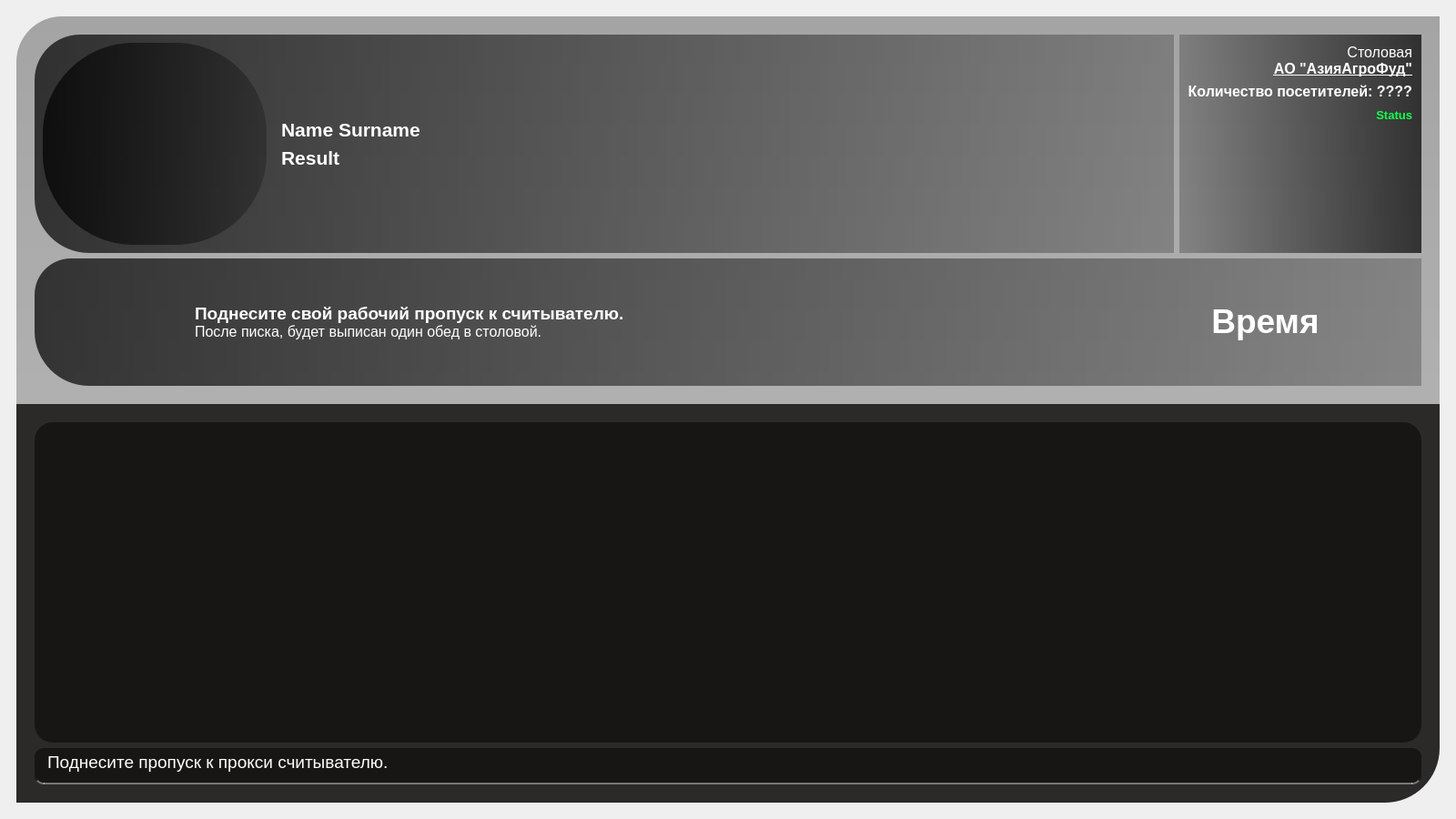
<?xml version="1.0" encoding="UTF-8"?>
<ui version="4.0">
 <class>MainWindow</class>
 <widget class="QMainWindow" name="MainWindow">
  <property name="geometry">
   <rect>
    <x>0</x>
    <y>0</y>
    <width>1600</width>
    <height>900</height>
   </rect>
  </property>
  <property name="windowTitle">
   <string>Counter Cards</string>
  </property>
  <widget class="QWidget" name="MainApps">
   <layout class="QVBoxLayout" name="MainWindow_2">
    <item>
     <widget class="QWidget" name="Main" native="true">
      <layout class="QVBoxLayout" name="Main_2">
       <property name="spacing">
        <number>0</number>
       </property>
       <item>
        <widget class="QWidget" name="Header" native="true">
         <property name="styleSheet">
          <string notr="true">border-image: url(:/background_header/background_forest.jpg) 0 0 0 0 stretch stretch;
background-color: qlineargradient(spread:pad, x1:0, y1:0, x2:0, y2:1, stop:0 rgba(0,0,0,80), stop:1 rgba(40,40,40,80));
border-top-left-radius:50px;</string>
         </property>
         <layout class="QGridLayout" name="gridLayout">
          <property name="leftMargin">
           <number>20</number>
          </property>
          <property name="topMargin">
           <number>20</number>
          </property>
          <property name="rightMargin">
           <number>20</number>
          </property>
          <property name="bottomMargin">
           <number>20</number>
          </property>
          <item row="0" column="0">
           <widget class="QWidget" name="Layout_Profile" native="true">
            <property name="styleSheet">
             <string notr="true">background: None;
background-color: qlineargradient(spread:pad, x1:0, y1:0, x2:1, y2:0, stop:0 rgba(0, 0, 0, 180), stop:1 rgba(0, 0, 0, 60));
border-bottom-left-radius: 60px;
border-image: None;</string>
            </property>
            <layout class="QHBoxLayout" name="Layout_Profile_2" stretch="5,20">
             <item>
              <widget class="QLabel" name="Img_Profile">
               <property name="layoutDirection">
                <enum>Qt::LeftToRight</enum>
               </property>
               <property name="autoFillBackground">
                <bool>false</bool>
               </property>
               <property name="styleSheet">
                <string notr="true">border-image: url(:/none_avatar/avatar_none.jpg);
border-radius: 100px;</string>
               </property>
               <property name="text">
                <string/>
               </property>
              </widget>
             </item>
             <item>
              <layout class="QVBoxLayout" name="Layout_Name">
               <property name="leftMargin">
                <number>10</number>
               </property>
               <property name="topMargin">
                <number>10</number>
               </property>
               <property name="rightMargin">
                <number>10</number>
               </property>
               <property name="bottomMargin">
                <number>10</number>
               </property>
               <item>
                <spacer name="verticalSpacer">
                 <property name="orientation">
                  <enum>Qt::Vertical</enum>
                 </property>
                 <property name="sizeHint" stdset="0">
                  <size>
                   <width>20</width>
                   <height>40</height>
                  </size>
                 </property>
                </spacer>
               </item>
               <item>
                <widget class="QLabel" name="l_Name">
                 <property name="styleSheet">
                  <string notr="true">Background: None;</string>
                 </property>
                 <property name="text">
                  <string>&lt;html&gt;&lt;head/&gt;&lt;body&gt;&lt;p&gt;&lt;span style=&quot; font-size:16pt; font-weight:600; color:#ffffff;&quot;&gt;Name Surname&lt;/span&gt;&lt;/p&gt;&lt;/body&gt;&lt;/html&gt;</string>
                 </property>
                </widget>
               </item>
               <item>
                <widget class="QLabel" name="l_Result">
                 <property name="styleSheet">
                  <string notr="true">Background: None;</string>
                 </property>
                 <property name="text">
                  <string>&lt;html&gt;&lt;head/&gt;&lt;body&gt;&lt;p&gt;&lt;span style=&quot; font-size:16pt; font-weight:600; color:#ffffff;&quot;&gt;Result&lt;/span&gt;&lt;/p&gt;&lt;/body&gt;&lt;/html&gt;</string>
                 </property>
                </widget>
               </item>
               <item>
                <spacer name="verticalSpacer_2">
                 <property name="orientation">
                  <enum>Qt::Vertical</enum>
                 </property>
                 <property name="sizeHint" stdset="0">
                  <size>
                   <width>20</width>
                   <height>40</height>
                  </size>
                 </property>
                </spacer>
               </item>
              </layout>
             </item>
            </layout>
           </widget>
          </item>
          <item row="0" column="1">
           <widget class="QWidget" name="Layout_CounterUser" native="true">
            <property name="styleSheet">
             <string notr="true">background: None;
background-color: qlineargradient(spread:pad, x1:0, y1:0, x2:1, y2:0, stop:0 rgba(0, 0, 0, 60), stop:1 rgba(0, 0, 0, 180));
border-radius: 0;
border-image: None;</string>
            </property>
            <layout class="QGridLayout" name="Layout_CounterUser_2">
             <property name="topMargin">
              <number>10</number>
             </property>
             <property name="rightMargin">
              <number>10</number>
             </property>
             <item row="0" column="0">
              <widget class="QLabel" name="l_Title">
               <property name="sizePolicy">
                <sizepolicy hsizetype="Preferred" vsizetype="Preferred">
                 <horstretch>0</horstretch>
                 <verstretch>0</verstretch>
                </sizepolicy>
               </property>
               <property name="minimumSize">
                <size>
                 <width>20</width>
                 <height>20</height>
                </size>
               </property>
               <property name="styleSheet">
                <string notr="true">Background: none</string>
               </property>
               <property name="text">
                <string>&lt;html&gt;&lt;head/&gt;&lt;body&gt;&lt;p align=&quot;right&quot;&gt;&lt;span style=&quot; font-size:12pt; color:#ffffff;&quot;&gt;Столовая &lt;br/&gt;&lt;/span&gt;&lt;span style=&quot; font-size:12pt; font-weight:600; text-decoration: underline; color:#ffffff;&quot;&gt;АО &amp;quot;АзияАгроФуд&amp;quot;&lt;/span&gt;&lt;/p&gt;&lt;/body&gt;&lt;/html&gt;</string>
               </property>
              </widget>
             </item>
             <item row="2" column="0">
              <widget class="QLabel" name="l_CounterUsers">
               <property name="minimumSize">
                <size>
                 <width>20</width>
                 <height>20</height>
                </size>
               </property>
               <property name="styleSheet">
                <string notr="true">Background: None;</string>
               </property>
               <property name="text">
                <string>&lt;html&gt;&lt;head/&gt;&lt;body&gt;&lt;p align=&quot;right&quot;&gt;&lt;span style=&quot; font-size:12pt; font-weight:600; color:#ffffff;&quot;&gt;Количество посетителей: ????&lt;/span&gt;&lt;/p&gt;&lt;/body&gt;&lt;/html&gt;</string>
               </property>
              </widget>
             </item>
             <item row="3" column="0">
              <widget class="QLabel" name="l_Status">
               <property name="minimumSize">
                <size>
                 <width>20</width>
                 <height>20</height>
                </size>
               </property>
               <property name="styleSheet">
                <string notr="true">Background: None</string>
               </property>
               <property name="text">
                <string>&lt;html&gt;&lt;head/&gt;&lt;body&gt;&lt;p align=&quot;right&quot;&gt;&lt;span style=&quot; font-size:10pt; font-weight:600; color:#11ff4c;&quot;&gt;Status&lt;/span&gt;&lt;/p&gt;&lt;/body&gt;&lt;/html&gt;</string>
               </property>
              </widget>
             </item>
             <item row="4" column="0">
              <spacer name="verticalSpacer_3">
               <property name="orientation">
                <enum>Qt::Vertical</enum>
               </property>
               <property name="sizeHint" stdset="0">
                <size>
                 <width>20</width>
                 <height>40</height>
                </size>
               </property>
              </spacer>
             </item>
            </layout>
           </widget>
          </item>
          <item row="2" column="0" colspan="2">
           <widget class="QWidget" name="Layout_Description" native="true">
            <property name="styleSheet">
             <string notr="true">background: None;
background-color: qlineargradient(spread:pad, x1:0, y1:0, x2:1, y2:0, stop:0 rgba(0, 0, 0, 180), stop:1 rgba(0, 0, 0, 60));
border-bottom-left-radius: 60px;
border-top-left-radius: 40px;
border-image: None;</string>
            </property>
            <layout class="QGridLayout" name="Layout_Description_2">
             <property name="leftMargin">
              <number>10</number>
             </property>
             <property name="topMargin">
              <number>10</number>
             </property>
             <property name="rightMargin">
              <number>10</number>
             </property>
             <property name="bottomMargin">
              <number>10</number>
             </property>
             <item row="0" column="0">
              <widget class="QLabel" name="l_Icon_Description">
               <property name="sizePolicy">
                <sizepolicy hsizetype="Preferred" vsizetype="Preferred">
                 <horstretch>0</horstretch>
                 <verstretch>0</verstretch>
                </sizepolicy>
               </property>
               <property name="minimumSize">
                <size>
                 <width>160</width>
                 <height>120</height>
                </size>
               </property>
               <property name="styleSheet">
                <string notr="true">border-image: url(:/proxy_step/proxy step.png);
border-radius: 20px;
background: None;</string>
               </property>
               <property name="text">
                <string/>
               </property>
              </widget>
             </item>
             <item row="0" column="3">
              <widget class="QLabel" name="l_Time">
               <property name="sizePolicy">
                <sizepolicy hsizetype="Preferred" vsizetype="Preferred">
                 <horstretch>10</horstretch>
                 <verstretch>0</verstretch>
                </sizepolicy>
               </property>
               <property name="styleSheet">
                <string notr="true">background: None;</string>
               </property>
               <property name="text">
                <string>&lt;html&gt;&lt;head/&gt;&lt;body&gt;&lt;p align=&quot;center&quot;&gt;&lt;span style=&quot; font-size:28pt; font-weight:600; color:#ffffff;&quot;&gt;Время&lt;/span&gt;&lt;/p&gt;&lt;/body&gt;&lt;/html&gt;</string>
               </property>
              </widget>
             </item>
             <item row="0" column="1">
              <widget class="QLabel" name="l_Description">
               <property name="sizePolicy">
                <sizepolicy hsizetype="Preferred" vsizetype="Preferred">
                 <horstretch>30</horstretch>
                 <verstretch>0</verstretch>
                </sizepolicy>
               </property>
               <property name="styleSheet">
                <string notr="true">background: None;</string>
               </property>
               <property name="text">
                <string>&lt;html&gt;&lt;head/&gt;&lt;body&gt;&lt;p&gt;&lt;span style=&quot; font-size:14pt; font-weight:600; color:#ffffff;&quot;&gt;Поднесите свой рабочий пропуск к считывателю.&lt;/span&gt;&lt;span style=&quot; font-size:12pt; color:#ffffff;&quot;&gt;&lt;br/&gt;После писка, будет выписан один обед в столовой.&lt;/span&gt;&lt;/p&gt;&lt;/body&gt;&lt;/html&gt;</string>
               </property>
              </widget>
             </item>
             <item row="0" column="2">
              <spacer name="horizontalSpacer">
               <property name="orientation">
                <enum>Qt::Horizontal</enum>
               </property>
               <property name="sizeHint" stdset="0">
                <size>
                 <width>40</width>
                 <height>20</height>
                </size>
               </property>
              </spacer>
             </item>
            </layout>
           </widget>
          </item>
         </layout>
        </widget>
       </item>
       <item>
        <widget class="QWidget" name="Footer" native="true">
         <property name="styleSheet">
          <string notr="true">background: rgb(43,42,41);
border-bottom-right-radius: 60px;</string>
         </property>
         <layout class="QVBoxLayout" name="verticalLayout">
          <property name="leftMargin">
           <number>20</number>
          </property>
          <property name="topMargin">
           <number>20</number>
          </property>
          <property name="rightMargin">
           <number>20</number>
          </property>
          <property name="bottomMargin">
           <number>20</number>
          </property>
          <item>
           <widget class="QTableWidget" name="l_History">
            <property name="sizePolicy">
             <sizepolicy hsizetype="Expanding" vsizetype="Expanding">
              <horstretch>0</horstretch>
              <verstretch>200</verstretch>
             </sizepolicy>
            </property>
            <property name="minimumSize">
             <size>
              <width>0</width>
              <height>200</height>
             </size>
            </property>
            <property name="styleSheet">
             <string notr="true">background-color: rgb(23, 22, 21);
border-radius: 20px;</string>
            </property>
           </widget>
          </item>
          <item>
           <widget class="QTextEdit" name="l_Input_ID">
            <property name="sizePolicy">
             <sizepolicy hsizetype="Expanding" vsizetype="Expanding">
              <horstretch>0</horstretch>
              <verstretch>20</verstretch>
             </sizepolicy>
            </property>
            <property name="minimumSize">
             <size>
              <width>0</width>
              <height>40</height>
             </size>
            </property>
            <property name="styleSheet">
             <string notr="true">background-color: rgb(23, 22, 21);
border-bottom:2px solid rgba(255, 255, 255, 100);
border-radius: 10px;</string>
            </property>
            <property name="html">
             <string>&lt;!DOCTYPE HTML PUBLIC &quot;-//W3C//DTD HTML 4.0//EN&quot; &quot;http://www.w3.org/TR/REC-html40/strict.dtd&quot;&gt;
&lt;html&gt;&lt;head&gt;&lt;meta name=&quot;qrichtext&quot; content=&quot;1&quot; /&gt;&lt;style type=&quot;text/css&quot;&gt;
p, li { white-space: pre-wrap; }
&lt;/style&gt;&lt;/head&gt;&lt;body style=&quot; font-family:'MS Shell Dlg 2'; font-size:7.8pt; font-weight:400; font-style:normal;&quot;&gt;
&lt;p style=&quot; margin-top:12px; margin-bottom:12px; margin-left:0px; margin-right:0px; -qt-block-indent:0; text-indent:10px;&quot;&gt;&lt;span style=&quot; font-size:14pt; color:#ffffff;&quot;&gt;Поднесите пропуск к прокси считывателю.&lt;/span&gt;&lt;/p&gt;&lt;/body&gt;&lt;/html&gt;</string>
            </property>
           </widget>
          </item>
         </layout>
        </widget>
       </item>
      </layout>
     </widget>
    </item>
   </layout>
  </widget>
 </widget>
 <resources>
  <include location="resources.qrc"/>
 </resources>
 <connections/>
</ui>
